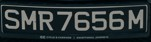
#> input picture week_3_feature_extract_metric_learning/number-plate-recognition/images/template1.jpg, 151 x 42 px, found by its file name
$ jupyter execute number_plate.ipynb
#> lines starting #> are read from the running program, lines starting #| are printed output that depends on the picture; after the words box and inside, x2 and y2 are one past the last pixel; in counts of white or black regions, pixels touching at a corner belong together
[cell 1]
import cv2

import numpy as np
import matplotlib.pyplot as plt

[cell 2]
template = cv2.imread('images/template1.jpg')
#> template is the input picture: shape (42, 151, 3); mean B, G, R 51.5, 50.1, 41.6
template.shape

# template_resized = cv2.resize(template, (150, int(150/template.shape[1]*template.shape[0])))
# print(template_resized.shape)

tpl = template.copy()
plt.imshow(cv2.cvtColor(tpl, cv2.COLOR_BGR2RGB))

[cell 3]
gray = cv2.cvtColor(tpl, cv2.COLOR_BGR2GRAY)
binary = cv2.threshold(gray, 100, 255, cv2.THRESH_BINARY)[1]
#> binary: shape (42, 151); 19.7% white; 19 white regions (9 under 20 px), largest, box (x1, y1, x2, y2) and area: (21, 10, 36, 30) 167, (129, 10, 143, 29) 163, (109, 11, 124, 30) 159
kernel = np.ones((2, 2), np.uint8)
binary = cv2.erode(binary, kernel, iterations=1)
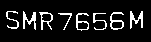
#> binary: shape (42, 151); 10.6% white in thin lines or dots, all inside (x1, y1, x2, y2) = (6, 11, 143, 31)
# binary = cv2.dilate(eroded, kernel, iterations=2)

plt.imshow(binary,cmap='grey')

[cell 4]
import matplotlib.gridspec as gridspec

cont, _  = cv2.findContours(binary, cv2.RETR_EXTERNAL, cv2.CHAIN_APPROX_SIMPLE)
#> cont = 8 contours; box (x1, y1, x2, y2) and area: (110, 12, 124, 30) 118, (76, 13, 89, 31) 108, (39, 12, 53, 30) 108, (23, 11, 36, 30) 66, (130, 11, 143, 29) 65, (6, 11, 19, 29) 26, (93, 13, 107, 30) 22, (58, 13, 72, 30) 20
cont = sorted(cont, key=lambda c: cv2.boundingRect(c)[0])
#> cont = 8 contours; box (x1, y1, x2, y2) and area: (110, 12, 124, 30) 118, (39, 12, 53, 30) 108, (76, 13, 89, 31) 108, (23, 11, 36, 30) 66, (130, 11, 143, 29) 65, (6, 11, 19, 29) 26, (93, 13, 107, 30) 22, (58, 13, 72, 30) 20

fig = plt.figure(figsize=(14,4))
grid = gridspec.GridSpec(ncols=len(cont),nrows=1,figure=fig)

for i, c in enumerate(cont):
    (x, y, w, h) = cv2.boundingRect(c)
    ratio = h/w
    if 1<=ratio<=2:
        fig.add_subplot(grid[0, i])
        plt.imshow(binary[y:y+h, x:x+w], cmap='gray')
#> this loop made 8 passes
#> (x, y, w, h, ratio) on passes 1 to 8: (6, 11, 13, 18, 1.38), (23, 11, 13, 19, 1.46), (39, 12, 14, 18, 1.29), (58, 13, 14, 17, 1.21), (76, 13, 13, 18, 1.38), (93, 13, 14, 17, 1.21), (110, 12, 14, 18, 1.29), (130, 11, 13, 18, 1.38)
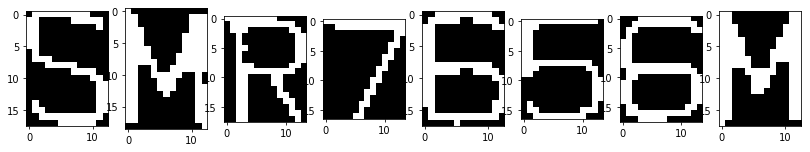
#> figure drawn by matplotlib, 8 panels

[cell 5]
template = cv2.imread('images/template2.jpg')
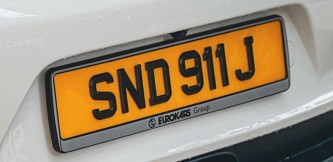
#> input picture week_3_feature_extract_metric_learning/number-plate-recognition/images/template2.jpg, 333 x 162 px, found by its file name
#> template is the input picture: shape (162, 333, 3); mean B, G, R 120.7, 143.1, 158.5
template.shape

# template_resized = cv2.resize(template, (150, int(150/template.shape[1]*template.shape[0])))
# print(template_resized.shape)

tpl = template.copy()
plt.imshow(cv2.cvtColor(tpl, cv2.COLOR_BGR2RGB))

[cell 6]
gray = cv2.cvtColor(tpl, cv2.COLOR_BGR2GRAY)
#> gray: shape (162, 333)
gray = cv2.GaussianBlur(gray, (5, 5), 0)
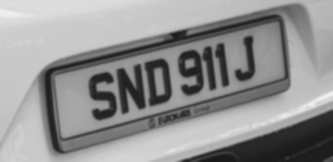
#> gray: shape (162, 333); min 25, max 241, mean 145.1
edged = cv2.Canny(gray, 75, 200)
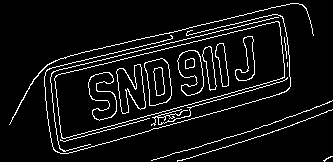
#> edged: shape (162, 333); 7.1% white in thin lines or dots

plt.imshow(cv2.cvtColor(edged, cv2.COLOR_BGR2RGB))

[cell 7]
cnts,_ = cv2.findContours(edged.copy(), cv2.RETR_LIST, cv2.CHAIN_APPROX_SIMPLE)
#> cnts = 30 contours, 8 with area under 20; largest, box (x1, y1, x2, y2) and area: (54, 21, 285, 139) 13902, (54, 21, 285, 139) 13896, (144, 58, 172, 106) 962, (144, 58, 172, 106) 951, (116, 64, 146, 114) 826
quads = []


for c in cnts:
    peri = cv2.arcLength(c, True)
    approx = cv2.approxPolyDP(c, 0.02 * peri, True)
    if len(approx) == 4:
        quads.append(approx)
#> this loop made 30 passes
#> peri on passes 1, 6, 7, 8, 9, 10, 11, 13, 14, 15, 16, 17: 22.14, 194.6, 197.5, 69.8, 72.14, 218.6, 216.5, 32.73, 130.4, 35.07, 132.8, 153.3
#> (peri, approx) on passes 2, 3, 4, 5, 12, 23: (199.3, [[149, 118], [60, 140]]), (353.7, [[332, 109], [177, 161]]), (411.7, [[332, 100], [151, 160]]), (517.4, [[287, 77], [151, 125]]), (8, [[287, 62], [287, 66]]), (43.66, [[284, 37], [286, 58]])
#> after the loop, quads = 2 contours; box (x1, y1, x2, y2) and area: (56, 22, 285, 138) 13328, (58, 23, 284, 137) 13040

[cell 8]
len(quads)
#> Out = 2

[cell 9]
dbg = cv2.cvtColor(edged, cv2.COLOR_GRAY2BGR)
cv2.drawContours(dbg, quads, -1, (0,255,0), 2)
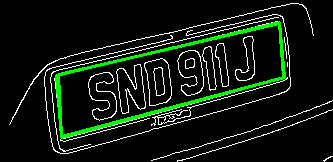
#> dbg: shape (162, 333, 3); mean B, G, R 16.1, 25.5, 16.1
plt.imshow(cv2.cvtColor(dbg, cv2.COLOR_BGR2RGB))

[cell 10]
def order_quad_points(pts):
    """
    pts: (4, 1, 2) or (4, 2) array of quad points
    returns: (4, 2) ordered as
             [top-left, top-right, bottom-right, bottom-left]
    """
    pts = np.squeeze(pts).astype(np.float32)  # ensure shape (4,2)
#> pts = [[279, 23], [283, 77], [61, 136], [58, 74]]

    s = pts.sum(axis=1)        # x + y
#> s = [302, 360, 197, 132]
    diff = np.diff(pts, axis=1)  # x - y
#> diff = [-256, -206, 75, 16]

    tl = pts[np.argmin(s)]
#> tl = [58, 74]
    br = pts[np.argmax(s)]
#> br = [283, 77]
    tr = pts[np.argmin(diff)]
#> tr = [279, 23]
    bl = pts[np.argmax(diff)]
#> bl = [61, 136]

    return np.array([tl, tr, br, bl], dtype=np.float32)


quad = order_quad_points(quads[0])
#> quad = [[58, 74], [279, 23], [283, 77], [61, 136]]

src = np.float32(quad)
#> src = [[58, 74], [279, 23], [283, 77], [61, 136]]

# output rectangle size
W, H = 600, 200

dst = np.float32([
    [0,   0],
    [W-1, 0],
    [W-1, H-1],
    [0,   H-1]
])

M = cv2.getPerspectiveTransform(src, dst)   # 3x3 homography
#> M = [[2.3, -0.111, -125.4], [0.723, 3.13, -273.8], [-0.000515, 0.000137, 1]]
warped = cv2.warpPerspective(tpl, M, (W, H))
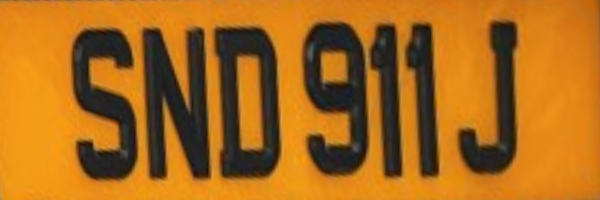
#> warped: shape (200, 600, 3); mean B, G, R 27.1, 105.9, 169.6

plt.imshow(cv2.cvtColor(warped, cv2.COLOR_BGR2RGB))

[cell 11]
gray = cv2.cvtColor(warped, cv2.COLOR_BGR2GRAY)
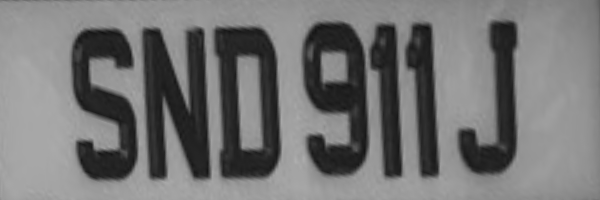
#> gray: shape (200, 600); min 17, max 174, mean 116
binary = cv2.threshold(gray, 100, 255, cv2.THRESH_BINARY_INV)[1]
#> binary: shape (200, 600); 31.3% white; 8 white regions (1 under 20 px), largest, box (x1, y1, x2, y2) and area: (142, 28, 211, 180) 7131, (302, 22, 369, 176) 6819, (214, 27, 281, 179) 6617
# kernel = np.ones((2, 2), np.uint8)
# binary = cv2.erode(binary, kernel, iterations=1)
# binary = cv2.dilate(eroded, kernel, iterations=2)
kernel = np.ones((3, 3), np.uint8)
binary = cv2.erode(binary, kernel, iterations=2)
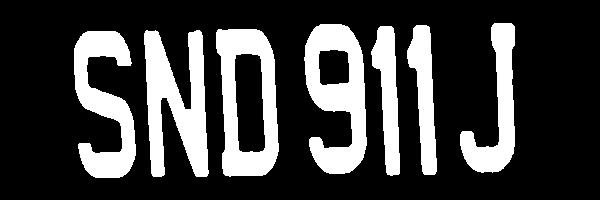
#> binary: shape (200, 600); 24.6% white; 7 white regions

plt.imshow(binary,cmap='grey')

[cell 12]
cont, _  = cv2.findContours(binary, cv2.RETR_EXTERNAL, cv2.CHAIN_APPROX_SIMPLE)
#> cont = 7 contours; box (x1, y1, x2, y2) and area: (216, 29, 279, 177) 7567, (304, 24, 367, 174) 6218, (144, 30, 209, 177) 5273, (74, 31, 136, 178) 4493, (460, 23, 515, 173) 3286, (407, 25, 437, 175) 2360, (371, 26, 400, 176) 2316
cont = sorted(cont, key=lambda c: cv2.boundingRect(c)[0])

fig = plt.figure(figsize=(14,4))
grid = gridspec.GridSpec(ncols=len(cont),nrows=1,figure=fig)

for i, c in enumerate(cont):
    (x, y, w, h) = cv2.boundingRect(c)
    fig.add_subplot(grid[0, i])
    plt.imshow(binary[y:y+h, x:x+w], cmap='gray')
#> this loop made 7 passes
#> (x, y, w, h) on passes 1 to 7: (74, 31, 62, 147), (144, 30, 65, 147), (216, 29, 63, 148), (304, 24, 63, 150), (371, 26, 29, 150), (407, 25, 30, 150), (460, 23, 55, 150)
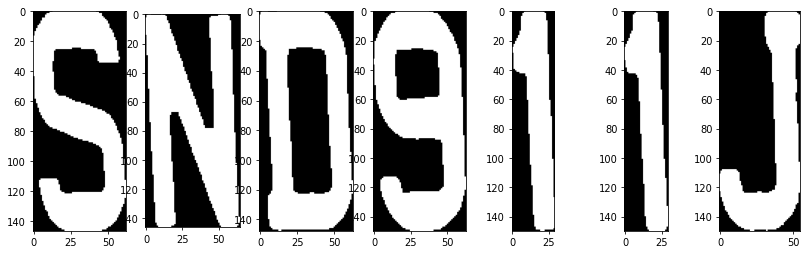
#> figure drawn by matplotlib, 7 panels
